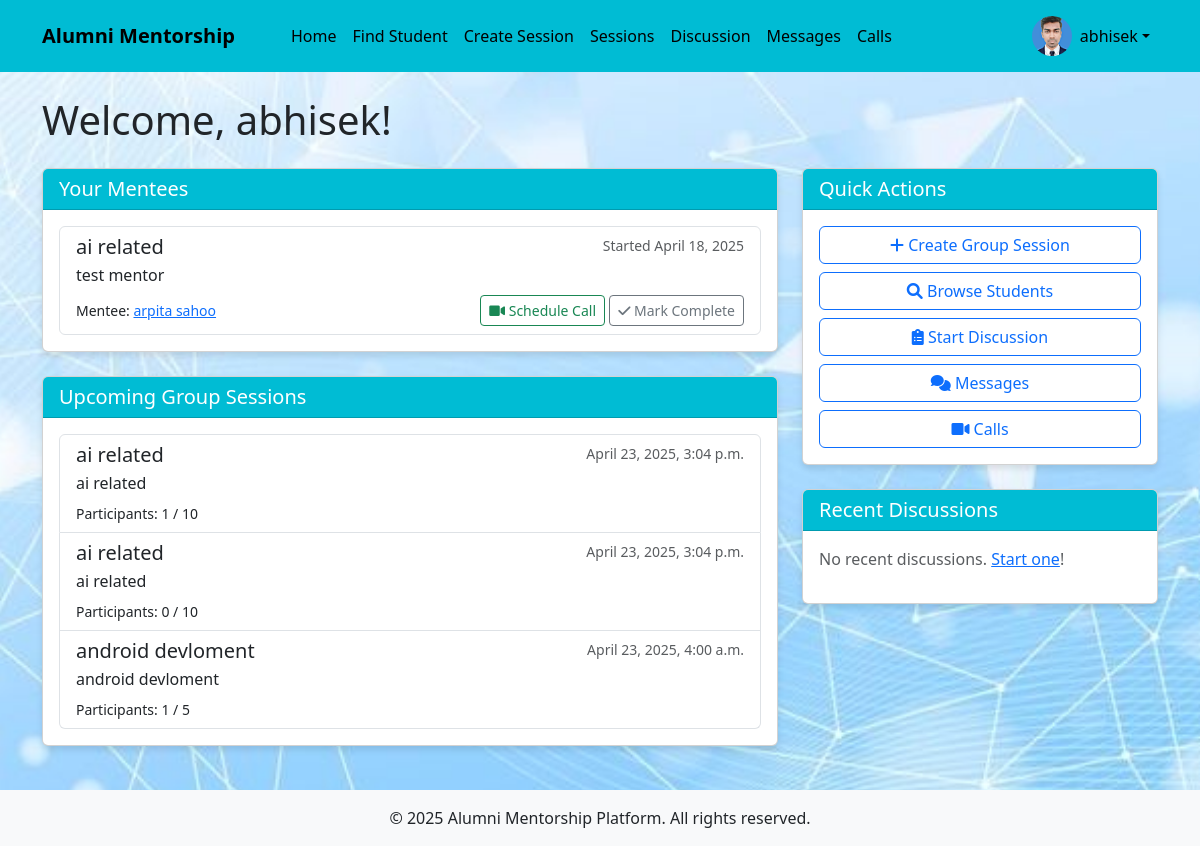
The app's page / (signed in) with its own data.
### users/models.py (models this page shows, shortened)
class CustomUser(AbstractUser):
    USER_TYPE_CHOICES = (
        ('student', 'Student'),
        ('alumni', 'Alumni'),
    )
    user_type = models.CharField(max_length=10, choices=USER_TYPE_CHOICES)
    bio = models.TextField(blank=True)
    profile_picture = models.ImageField(upload_to='profile_pics/', blank=True, null=True)
    graduation_year = models.IntegerField(null=True, blank=True)
    company = models.CharField(max_length=100, blank=True)
    position = models.CharField(max_length=100, blank=True)
    industry = models.CharField(max_length=100, blank=True)
    course = models.CharField(max_length=100, blank=True)
    year_of_study = models.IntegerField(null=True, blank=True)

### mentorship/models.py (models this page shows, shortened)
class MentorshipSession(models.Model):
    STATUS_CHOICES = (
        ('pending', 'Pending'),
        ('accepted', 'Accepted'),
        ('rejected', 'Rejected'),
        ('completed', 'Completed'),
    )
    mentor = models.ForeignKey(CustomUser, on_delete=models.CASCADE, related_name='mentor_sessions')
    mentee = models.ForeignKey(CustomUser, on_delete=models.CASCADE, related_name='mentee_sessions')
    title = models.CharField(max_length=200)
    description = models.TextField()
    status = models.CharField(max_length=10, choices=STATUS_CHOICES, default='pending')
    created_at = models.DateTimeField(auto_now_add=True)
    updated_at = models.DateTimeField(auto_now=True)

class GroupSession(models.Model):
    title = models.CharField(max_length=200)
    description = models.TextField()
    mentor = models.ForeignKey(CustomUser, on_delete=models.CASCADE, related_name='hosted_group_sessions')
    date_time = models.DateTimeField()
    max_participants = models.IntegerField(default=10)
    participants = models.ManyToManyField(CustomUser, related_name='group_sessions', blank=True)
    created_at = models.DateTimeField(auto_now_add=True)

### mentorship/views.py (the view)
# urls.py: path('', home_view, name='home'),
def home_view(request):
    if request.user.is_authenticated:
        upcoming_sessions = []
        if request.user.user_type == 'student':
            mentorship_sessions = MentorshipSession.objects.filter(mentee=request.user, status='accepted')
            group_sessions = request.user.group_sessions.all()
        else:  # Alumni
            mentorship_sessions = MentorshipSession.objects.filter(mentor=request.user, status='accepted')
            group_sessions = GroupSession.objects.filter(mentor=request.user)
        context = {
            'mentorship_sessions': mentorship_sessions,
            'group_sessions': group_sessions,
        }
        return render(request, 'mentorship/dashboard.html', context)
    else:
        return render(request, 'mentorship/home.html')

### templates/mentorship/dashboard.html (shortened to what this page needs)
{% extends 'base.html' %}
{% block content %}
<h1 class="mb-4">Welcome, {{ user.first_name }}!</h1>
<div class="row">
  <div class="col-md-8">
    <div class="card mb-4">
      <div class="card-header  text-white">
        <h5 class="card-title mb-0">
          {% if user.user_type == 'student' %} Your Mentorship Sessions {% else %} Your Mentees {% endif %}
        </h5>
      </div>
      <div class="card-body">
        {% if mentorship_sessions %}
        <div class="list-group">
          {% for session in mentorship_sessions %}
          <div class="list-group-item list-group-item-action">
            <div class="d-flex w-100 justify-content-between">
              <h5 class="mb-1">{{ session.title }}</h5>
              <small class="text-muted">Started {{ session.created_at|date }}</small>
            </div>
            <p class="mb-1">{{ session.description|truncatechars:100 }}</p>
            <div class="d-flex justify-content-between align-items-center mt-2">
              <small>
                {% if user.user_type == 'student' and session.mentor %}
                  Mentor:
                  <a href="{% url 'user_detail' session.mentor.username %}">
                    {{ session.mentor.get_full_name }}
                  </a>
                {% elif session.mentee %}
                  Mentee:
                  <a href="{% url 'user_detail' session.mentee.username %}">
                    {{ session.mentee.get_full_name }}
                  </a>
                {% endif %}
              </small>
              <div>
                {% if user.user_type == 'student' and session.mentor %}
                  <a href="{% url 'create_chat' user_id=session.mentor.id %}" class="btn btn-sm btn-outline-primary">
                    <i class="fas fa-comments"></i> Chat
                  </a>
                  <a href="{% url 'schedule_call' user_id=session.mentor.id %}" class="btn btn-sm btn-outline-success">
                    <i class="fas fa-video"></i> Schedule Call
                  </a>
                {% elif session.mentee %}
                  <a href="{% url 'schedule_call' user_id=session.mentee.id %}" class="btn btn-sm btn-outline-success">
                    <i class="fas fa-video"></i> Schedule Call
                  </a>
                  <a href="{% url 'mentorship_action' session.id 'complete' %}" class="btn btn-sm btn-outline-secondary">
                    <i class="fas fa-check"></i> Mark Complete
                  </a>
                {% endif %}
              </div>
            </div>
          </div>
          {% endfor %}
        </div>
        {% endif %}
      </div>
    </div>
    <div class="card">
      <div class="card-header  text-white">
        <h5 class="card-title mb-0">Upcoming Group Sessions</h5>
      </div>
      <div class="card-body">
        {% if group_sessions %}
        <div class="list-group">
          {% for session in group_sessions %}
          <div class="list-group-item list-group-item-action">
            <div class="d-flex w-100 justify-content-between">
              <h5 class="mb-1">{{ session.title }}</h5>
              <small class="text-muted">{{ session.date_time|date:"F j, Y, g:i a" }}</small>
            </div>
            <p class="mb-1">{{ session.description|truncatechars:100 }}</p>
            <div class="d-flex justify-content-between align-items-center mt-2">
              <small>
                {% if user.user_type == 'student' and session.mentor %}
                  Host:
                  <a href="{% url 'user_detail' session.mentor.username %}">
                    {{ session.mentor.get_full_name }}
                  </a>
                {% else %}
                  Participants: {{ session.participants.count }} / {{ session.max_participants }}
                {% endif %}
              </small>
            </div>
          </div>
          {% endfor %}
        </div>
        {% endif %}
      </div>
    </div>
  </div>
  <div class="col-md-4">
    <div class="card mb-4">
      <div class="card-header  text-white">
        <h5 class="card-title mb-0">Quick Actions</h5>
      </div>
      <div class="card-body">
        <div class="d-grid gap-2">
          {% if user.user_type == 'student' %}
          <a href="{% url 'alumni_list' %}" class="btn btn-outline-primary">
            <i class="fas fa-search"></i> Find a Mentor
          </a>
          <a href="{% url 'group_sessions' %}" class="btn btn-outline-primary">
            <i class="fas fa-users"></i> Browse Group Sessions
          </a>
          {% else %}
          <a href="{% url 'create_group_session' %}" class="btn btn-outline-primary">
            <i class="fas fa-plus"></i> Create Group Session
          </a>
          <a href="{% url 'student_list' %}" class="btn btn-outline-primary">
            <i class="fas fa-search"></i> Browse Students
          </a>
          {% endif %}
          <a href="{% url 'create_topic' %}" class="btn btn-outline-primary">
            <i class="fas fa-clipboard-list"></i> Start Discussion
          </a>
          <a href="{% url 'chat_list' %}" class="btn btn-outline-primary">
            <i class="fas fa-comments"></i> Messages
          </a>
          <a href="{% url 'call_home' %}" class="btn btn-outline-primary">
            <i class="fas fa-video"></i> Calls
          </a>
        </div>
      </div>
    </div>
    <div class="card">
      <div class="card-header  text-white">
        <h5 class="card-title mb-0">Recent Discussions</h5>
      </div>
      <div class="card-body">
        <div class="list-group">
          {% for topic in recent_topics|slice:":5" %}
          <a href="{% url 'topic_detail' topic.id %}" class="list-group-item list-group-item-action">
            <div class="d-flex w-100 justify-content-between">
              <h6 class="mb-1">{{ topic.title }}</h6>
              <small>{{ topic.created_at|timesince }} ago</small>
            </div>
            <small>by {{ topic.created_by.get_full_name }}</small>
          </a>
          {% empty %}
          <p class="text-muted">
            No recent discussions. <a href="{% url 'create_topic' %}">Start one</a>!
          </p>
          {% endfor %}
        </div>
      </div>
    </div>
  </div>
</div>
{% endblock %}

### templates/base.html (shortened to what this page needs)
<!DOCTYPE html>
<html lang="en">
  <head>
    <link
      href="https://cdn.jsdelivr.net/npm/bootstrap@5.3.0/dist/css/bootstrap.min.css"
      rel="stylesheet"
    />
    <link
      rel="stylesheet"
      href="https://cdnjs.cloudflare.com/ajax/libs/font-awesome/6.0.0/css/all.min.css"
    />
  </head>
  <body>
    <header>
      <nav class="navbar navbar-expand-lg navbar-dark">
        <div class="container">
          <a class="navbar-brand" href="{% url 'home' %}">Alumni Mentorship</a>
          <div class="collapse navbar-collapse" id="navbarNav">
            <ul class="navbar-nav me-auto">
              {% if user.is_authenticated %}
              <li class="nav-item">
                <a class="nav-link" href="{% url 'home' %}">Home</a>
              </li>
              {% if user.user_type == 'student' %}
              <li class="nav-item">
                <a class="nav-link" href="{% url 'alumni_list' %}"
                  >Find Mentors</a
                >
              </li>
              {% else %}
              <li class="nav-item">
                <a class="nav-link" href="{% url 'student_list' %}"
                  >Find Student</a
                >
              </li>
              <li class="nav-item">
                <a class="nav-link" href="{% url 'create_group_session' %}"
                  >Create Session</a
                >
              </li>
              {% endif %}
              <li class="nav-item">
                <a class="nav-link" href="{% url 'group_sessions' %}"
                  > Sessions</a
                >
              </li>
              <li class="nav-item">
                <a class="nav-link" href="{% url 'topic_list' %}"
                  >Discussion </a
                >
              </li>
              <li class="nav-item">
                <a class="nav-link" href="{% url 'chat_list' %}">Messages</a>
              </li>
              <li class="nav-item">
                <a class="nav-link" href="{% url 'call_home' %}">Calls</a>
              </li>
              {% endif %}
            </ul>
            <ul class="navbar-nav">
              {% if user.is_authenticated %}
              <li class="nav-item dropdown">
                <a
                  class="nav-link dropdown-toggle d-flex align-items-center"
                  href="#"
                  id="navbarDropdown"
                  role="button"
                  data-bs-toggle="dropdown"
                >
                  {% if user.profile_picture %}
                  <img
                    src="{{ user.profile_picture.url }}"
                    alt="Profile"
                    class="profile-pic me-2"
                  />
                  {% else %}
                  <i
                    class="fas fa-user-circle me-2"
                    style="font-size: 1.5rem"
                  ></i>
                  {% endif %} {{ user.username }}
                </a>
              </li>
              {% endif %}
            </ul>
          </div>
        </div>
      </nav>
    </header>
    <main class="container py-4">
       {% block content %}{% endblock %}
    </main>
    <footer class="bg-light py-3 mt-auto">
      <div class="container text-center">
        <p class="mb-0">
          &copy; {% now "Y" %} Alumni Mentorship Platform. All rights reserved.
        </p>
      </div>
    </footer>
  </body>
</html>

### templates/base.html (style rules this page uses)
body { min-height: 100vh; display: flex; flex-direction: column; background-image: url("/static/images/img.jpg"); background-size: cover; background-repeat: no-repeat; background-position: center; }
main { flex: 1; }
.navbar-brand { font-weight: bold; padding-right: 2rem; color: #000; }
.profile-pic { width: 40px; height: 40px; border-radius: 50%; object-fit: cover; }
.navbar { background: #00bcd4; }
.nav-item { gap: 1rem; }
#navbarNav { gap: 2rem; }
.card { margin-bottom: 20px; box-shadow: 0 4px 6px rgba(0, 0, 0, 0.1); }
.card-header { background-color: #00bcd4; }
.navbar li a { color: black; }

### records on screen
CustomUser: profile_picture (picture), username "abhisek", first_name "abhisek"
MentorshipSession: title "ai related", created_at "April 18, 2025", description "test mentor", mentee.get_full_name "arpita sahoo", shows "Schedule Call"
GroupSession: title "ai related", date_time "April 23, 2025, 3:04 p.m.", description "ai related", participants.count "1", max_participants "10"
GroupSession: title "ai related", date_time "April 23, 2025, 3:04 p.m.", description "ai related", participants.count "0", max_participants "10"
GroupSession: title "android devloment", date_time "April 23, 2025, 4:00 a.m.", description "android devloment", participants.count "1", max_participants "5"
